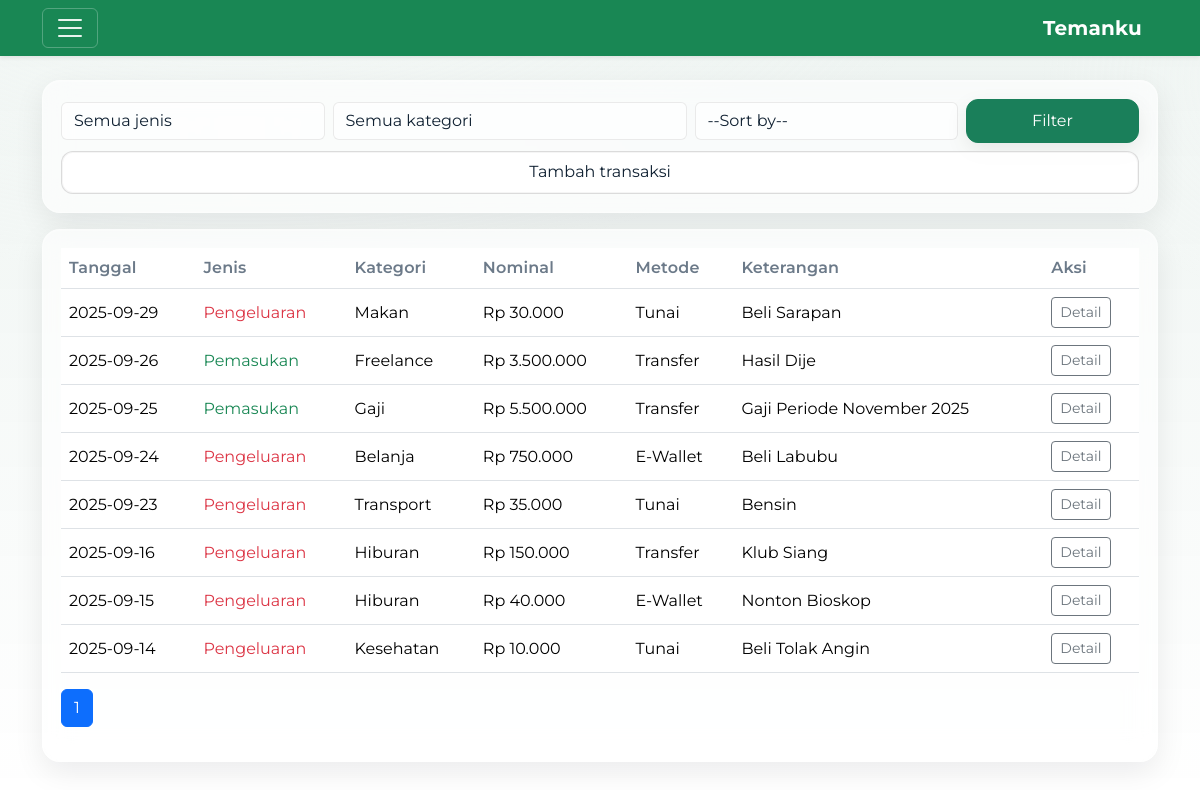
Before: /history (signed in) with the older database file.
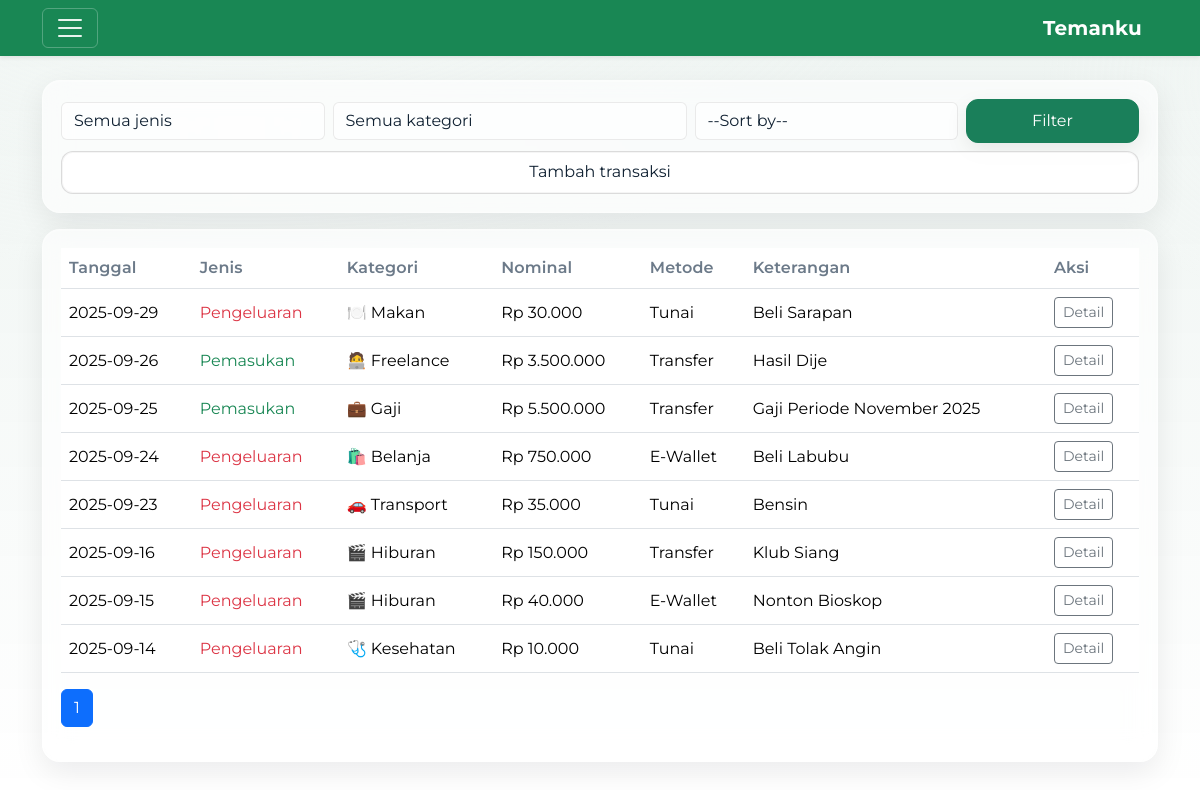
After: the same page with the newer database file.
### tables this page shows
CREATE TABLE categories (
  id INTEGER PRIMARY KEY AUTOINCREMENT,
  user_id INTEGER NOT NULL,
  type TEXT CHECK(type IN ('income','expense')) NOT NULL,
  name TEXT NOT NULL, emoji TEXT,
  UNIQUE(user_id, type, name),
  FOREIGN KEY (user_id) REFERENCES users(id)
);

### app.py (the view)
@app.get("/history")
@login_required
def history():
    q_type = (request.args.get("type") or "").strip()
    q_cat  = (request.args.get("category_id") or "").strip()
    q_sort_raw = (request.args.get("sort") or "").strip()
    order_map = {
        "date_desc":        "t.date DESC, t.id DESC",
        "date_asc":         "t.date ASC, t.id ASC",
        "amount_desc":      "t.amount DESC, t.id DESC",
        "amount_asc":       "t.amount ASC, t.id ASC",
        "category_asc":     "c.name ASC, t.date DESC, t.id DESC",
        "category_desc":    "c.name DESC, t.date DESC, t.id DESC",
        "payment_asc":      "t.account ASC, t.date DESC, t.id DESC",
        "payment_desc":     "t.account DESC, t.date DESC, t.id DESC",
        "type_income_first":  "CASE WHEN t.type='income' THEN 0 ELSE 1 END, t.date DESC, t.id DESC",
        "type_expense_first": "CASE WHEN t.type='expense' THEN 0 ELSE 1 END, t.date DESC, t.id DESC",
    }
    q_sort = q_sort_raw if q_sort_raw in order_map else ""
    order_sql = order_map.get(q_sort or "date_desc")
    if q_type not in ("income", "expense"):
        q_type = ""
    if q_cat and not str(q_cat).isdigit():
        q_cat = ""
    per = 20
    try:
        page = int(request.args.get("page", "1"))
    except ValueError:
        page = 1
    page = max(1, page)
    where = ["t.user_id=?"]
    params = [current_user.id]
    if q_type:
        where.append("t.type=?"); params.append(q_type)
    if q_cat:
        where.append("t.category_id=?"); params.append(int(q_cat))
    where_clause = " AND ".join(where)
    with db() as con:
        total = con.execute(
            f"SELECT COUNT(*) AS n FROM transactions t WHERE {where_clause}",
            params
        ).fetchone()["n"]
    pages = max(1, (total + per - 1) // per)
    if page > pages:
        page = pages
    offset = (page - 1) * per
    with db() as con:
        cats = con.execute(
            "SELECT id, type, name FROM categories WHERE user_id=? ORDER BY type, name",
            (current_user.id,)
        ).fetchall()
        rows = con.execute(
            f"""
            SELECT
                t.*,
                COALESCE(c.name, '-') AS category,
                c.emoji AS category_emoji,
                t.source_or_payee AS keterangan,
                t.account AS payment_method
            FROM transactions t
            LEFT JOIN categories c ON c.id = t.category_id
            WHERE {where_clause}
            ORDER BY {order_sql}
            LIMIT ? OFFSET ?
            """,
            (*params, per, offset)
        ).fetchall()
    return render_template(
        "history.html",
        rows=[dict(r) for r in rows],
        categories=[dict(c) for c in cats],
        q_type=q_type,
        q_cat=q_cat,
        q_sort=q_sort,
        page=page,
        pages=pages,
        title="Riwayat",
    )

### app.py (called while the page is built)
def db():
    conn = sqlite3.connect(APP_DB, timeout=5.0)
    conn.row_factory = sqlite3.Row
    conn.execute("PRAGMA busy_timeout = 5000")
    return conn

@login_manager.user_loader
def load_user(user_id):
    with db() as con:
        row = con.execute("SELECT * FROM users WHERE id=?", (user_id,)).fetchone()
        return User(row) if row else None

def money(x):
    return f"Rp {x:,.0f}".replace(",", ".")

def type_label(val: str) -> str:
    if val == 'income':
        return 'Pemasukan'
    if val == 'expense':
        return 'Pengeluaran'
    return val or ''

### templates/history.html (shortened to what this page needs)
{% extends "base.html" %}
{% block content %}
<div class="card-soft mb-3">
  <form id="historyFilter" class="row g-2 align-items-center" method="get" novalidate>
    <div class="col-12 col-md-3">
      <select class="form-select" name="type" id="typeFilter" aria-label="Filter jenis">
        <option value="">Semua jenis</option>
      </select>
    </div>
    <div class="col-12 col-md-4">
      <select class="form-select" name="category_id" id="catFilter" aria-label="Filter kategori">
        <option value="">Semua kategori</option>
      </select>
    </div>
    <div class="col-12 col-md-3">
      <select class="form-select" name="sort" aria-label="Sort by">
        <option value="" disabled {{ '' if q_sort else 'selected' }}>--Sort by--</option>
      </select>
    </div>
    <div class="col-12 col-md-2">
      <button type="submit" class="btn btn-primary w-100">Filter</button>
    </div>
    <div class="col-12">
      <a class="btn btn-outline-secondary w-100" href="{{ url_for('add_form') }}">
        Tambah transaksi
      </a>
    </div>
  </form>
</div>
<div class="card-soft">
  <div class="table-responsive">
    <table class="table table-hover align-middle table-stacked stack-compact">
      <thead>
        <tr>
          <th scope="col">Tanggal</th>
          <th scope="col">Jenis</th>
          <th scope="col">Kategori</th>
          <th scope="col">Nominal</th>
          <th scope="col" class="d-none d-md-table-cell">Metode</th>
          <th scope="col" class="d-none d-md-table-cell">Keterangan</th>
          <th scope="col">Aksi</th>
        </tr>
      </thead>
      <tbody>
        {% for r in rows %}
          <tr>
            <td data-label="Tanggal">{{ r.date }}</td>
            <td data-label="Jenis" class="{{ 'text-danger' if r.type=='expense' else 'text-success' }}">{{ r.type | type_label }}</td>
            <td data-label="Kategori">{{ (r.category_emoji ~ ' ') if r.category_emoji else '' }}{{ r.category }}</td>
            <td data-label="Nominal">{{ r.amount|money }}</td>
            <td class="d-none d-md-table-cell" data-label="Metode">{{ r.payment_method }}</td>
            <td class="d-none d-md-table-cell" data-label="Keterangan">{{ r.keterangan }}</td>
            <td class="text-nowrap action-cell">
              <button type="button"
                      class="btn btn-sm btn-outline-secondary"
                      data-bs-toggle="modal"
                      data-bs-target="#txModal"
                      data-id="{{ r.id }}"
                      data-date="{{ r.date }}"
                      data-type="{{ r.type }}"
                      data-category="{{ r.category }}"
                      data-amount="{{ r.amount|money }}"
                      data-payment="{{ r.payment_method }}"
                      data-notes="{{ (r.keterangan or '-')|e }}"
                      data-note="{{ (r.notes or '-')|e }}"
                      data-edit="{{ url_for('edit_form', trx_id=r.id) }}"
                      data-delete="{{ url_for('delete_trx', trx_id=r.id) }}">
                Detail
              </button>
            </td>
          </tr>
        {% endfor %}
      </tbody>
    </table>
  </div>
  <nav aria-label="Navigasi halaman riwayat">
    <ul class="pagination">
      {% for i in range(1, pages+1) %}
        <li class="page-item {{ 'active' if i==page else '' }}">
          {% if q_sort %}
            <a class="page-link"
               href="{{ url_for('history', page=i, type=q_type, category_id=q_cat, sort=q_sort) }}">{{ i }}</a>
          {% else %}
            <a class="page-link"
               href="{{ url_for('history', page=i, type=q_type, category_id=q_cat) }}">{{ i }}</a>
          {% endif %}
        </li>
      {% endfor %}
    </ul>
  </nav>
</div>
{% endblock %}

Changed rows visible on the page:
now on this page (row edited): categories: emoji "🍽️"
now on this page (row edited): categories: emoji "🧑‍💻"
now on this page (row edited): categories: emoji "💼"
now on this page (row edited): categories: emoji "🛍️"
now on this page (row edited): categories: emoji "🚗"
now on this page (row edited): categories: emoji "🎬"
now on this page (row edited): categories: emoji "🩺"
